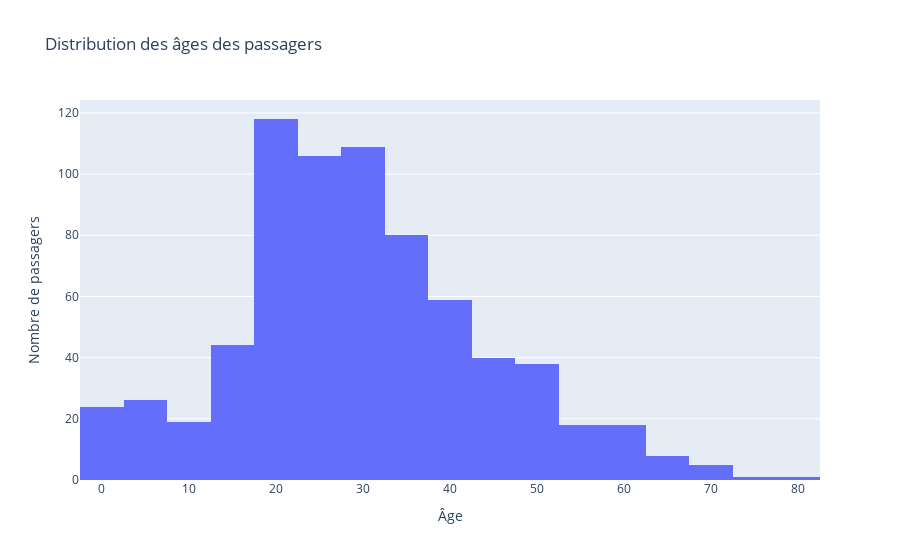

The cell this chart's notebook holds for it:
### Markdown cell above
# Distribution des âges des passagers

### Code cell
import pandas as pd
import plotly.express as px

df = pd.read_csv(r'/home/fadilatou/Projet-titanic/train.csv')

# Afficher un histogramme de la distribution des âges
fig = px.histogram(df, x='Age', nbins= 20, title='Distribution des âges des passagers')
fig.update_layout(xaxis_title='Âge', yaxis_title='Nombre de passagers')
fig.show()

### Figure 1 — Plotly figure (JSON) as saved in the notebook; plotly's stock layout.template omitted (floating-point values rounded to 4 significant figures; data arrays with more than 128 entries replaced by an {"elided": "..."} marker saying what was removed)
{"data": [{"bingroup": "x", "hovertemplate": "Age=%{x}<br>count=%{y}<extra></extra>", "legendgroup": "", "marker": {"color": "#636efa", "pattern": {"shape": ""}}, "name": "", "nbinsx": 20, "orientation": "v", "showlegend": false, "type": "histogram", "x": {"elided": "891 float values"}, "xaxis": "x", "yaxis": "y"}], "layout": {"barmode": "relative", "legend": {"tracegroupgap": 0}, "title": {"text": "Distribution des âges des passagers"}, "xaxis": {"anchor": "y", "domain": [0, 1], "title": {"text": "Âge"}}, "yaxis": {"anchor": "x", "domain": [0, 1], "title": {"text": "Nombre de passagers"}}}}
